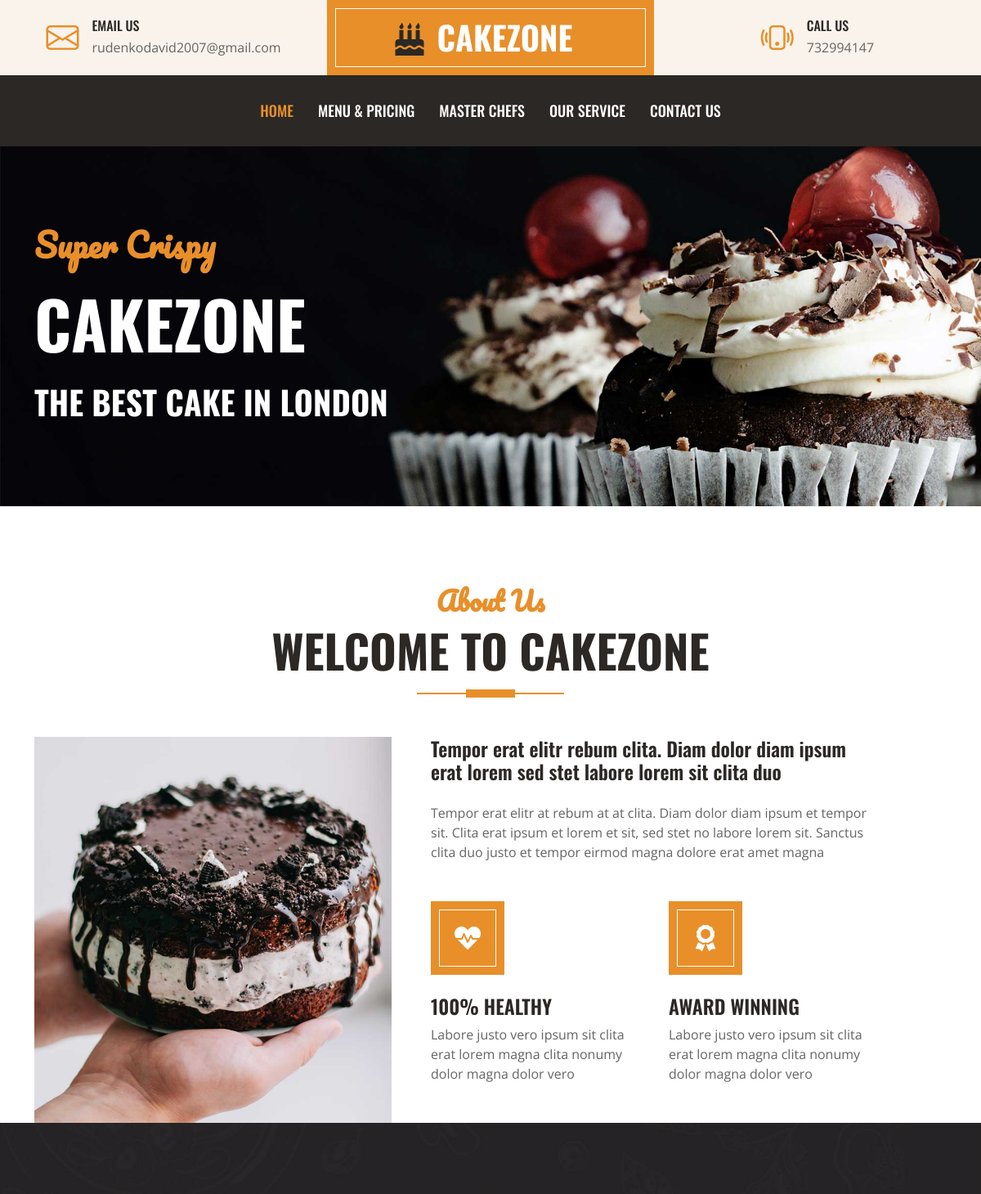
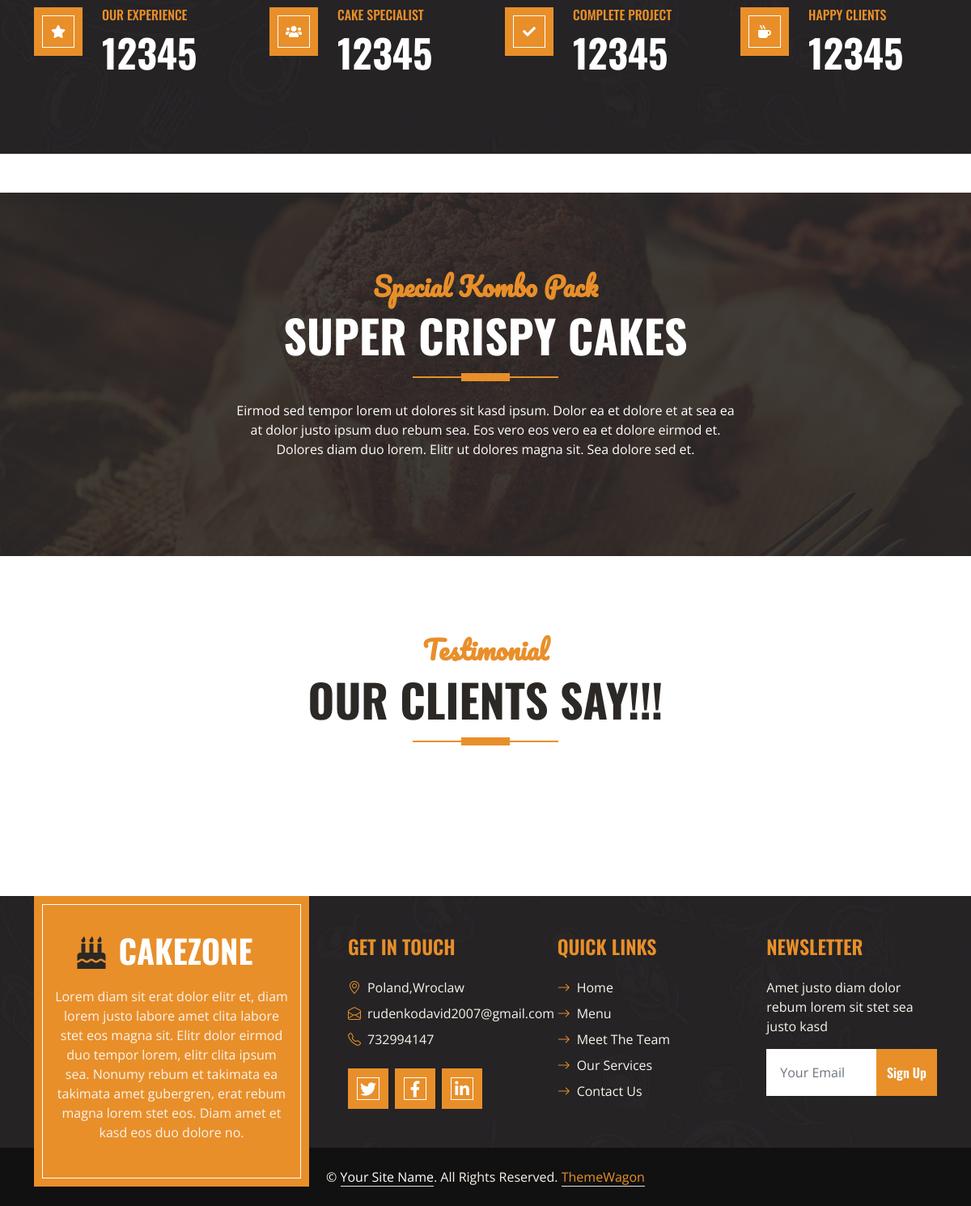
The page / on the database its author committed (2 pictures, top to bottom).
### contact/models.py (models this page shows, shortened)
class Information_Contact(models.Model):
    address = models.TextField(default="NewYork")
    phone = models.CharField(max_length=255 , default='1234567890')
    email = models.EmailField(default='None')
    facebook = models.URLField(blank=True)
    twitter = models.URLField(blank=True)
    linkedin = models.URLField(blank=True)
    is_visible = models.BooleanField(default=True)
    class Meta:
        verbose_name = 'Contact Info'
        verbose_name_plural = 'Contacts'

### home/views.py (the view)
# urls.py: path('', index,name = 'index'),
def index(request):
    client = Review_Clients.objects.filter(is_visible=True)
    context = {
        'client':client,
    }
    return render(request,'home.html' , context=context)

### contact/context_processors.py (called while the page is built)
def contacts(request):
    return {
        'index_contacts': Information_Contact.objects.first()
    }

### home/templates/home.html (shortened to what this page needs)
{% extends 'index.html' %}
{% block content %}
    <div class="container-fluid bg-primary py-5 mb-5 hero-header">
        <div class="container py-5">
            <div class="row justify-content-start">
                <div class="col-lg-8 text-center text-lg-start">
                    <h1 class="font-secondary text-primary mb-4">Super Crispy</h1>
                    <h1 class="display-1 text-uppercase text-white mb-4">CakeZone</h1>
                    <h1 class="text-uppercase text-white">The Best Cake In London</h1>
                </div>
            </div>
        </div>
    </div>
    <div class="container-fluid pt-5">
        <div class="container">
            <div class="section-title position-relative text-center mx-auto mb-5 pb-3" style="max-width: 600px;">
                <h2 class="text-primary font-secondary">About Us</h2>
                <h1 class="display-4 text-uppercase">Welcome To CakeZone</h1>
            </div>
            <div class="row gx-5">
                <div class="col-lg-5 mb-5 mb-lg-0" style="min-height: 400px;">
                    <div class="position-relative h-100">
                        <img class="position-absolute w-100 h-100" src="img/about.jpg" style="object-fit: cover;">
                    </div>
                </div>
                <div class="col-lg-6 pb-5">
                    <h4 class="mb-4">Tempor erat elitr rebum clita. Diam dolor diam ipsum erat lorem sed stet labore lorem sit clita duo</h4>
                    <p class="mb-5">Tempor erat elitr at rebum at at clita. Diam dolor diam ipsum et tempor sit. Clita erat ipsum et lorem et sit, sed stet no labore lorem sit. Sanctus clita duo justo et tempor eirmod magna dolore erat amet magna</p>
                    <div class="row g-5">
                        <div class="col-sm-6">
                            <div class="d-flex align-items-center justify-content-center bg-primary border-inner mb-4" style="width: 90px; height: 90px;">
                                <i class="fa fa-heartbeat fa-2x text-white"></i>
                            </div>
                            <h4 class="text-uppercase">100% Healthy</h4>
                            <p class="mb-0">Labore justo vero ipsum sit clita erat lorem magna clita nonumy dolor magna dolor vero</p>
                        </div>
                        <div class="col-sm-6">
                            <div class="d-flex align-items-center justify-content-center bg-primary border-inner mb-4" style="width: 90px; height: 90px;">
                                <i class="fa fa-award fa-2x text-white"></i>
                            </div>
                            <h4 class="text-uppercase">Award Winning</h4>
                            <p class="mb-0">Labore justo vero ipsum sit clita erat lorem magna clita nonumy dolor magna dolor vero</p>
                        </div>
                    </div>
                </div>
            </div>
        </div>
    </div>
    <div class="container-fluid bg-img py-5 mb-5">
        <div class="container py-5">
            <div class="row gx-5 gy-4">
                <div class="col-lg-3 col-md-6">
                    <div class="d-flex">
                        <div class="bg-primary border-inner d-flex align-items-center justify-content-center mb-3" style="width: 60px; height: 60px;">
                            <i class="fa fa-star text-white"></i>
                        </div>
                        <div class="ps-4">
                            <h6 class="text-primary text-uppercase">Our Experience</h6>
                            <h1 class="display-5 text-white mb-0" data-toggle="counter-up">12345</h1>
                        </div>
                    </div>
                </div>
                <div class="col-lg-3 col-md-6">
                    <div class="d-flex">
                        <div class="bg-primary border-inner d-flex align-items-center justify-content-center mb-3" style="width: 60px; height: 60px;">
                            <i class="fa fa-users text-white"></i>
                        </div>
                        <div class="ps-4">
                            <h6 class="text-primary text-uppercase">Cake Specialist</h6>
                            <h1 class="display-5 text-white mb-0" data-toggle="counter-up">12345</h1>
                        </div>
                    </div>
                </div>
                <div class="col-lg-3 col-md-6">
                    <div class="d-flex">
                        <div class="bg-primary border-inner d-flex align-items-center justify-content-center mb-3" style="width: 60px; height: 60px;">
                            <i class="fa fa-check text-white"></i>
                        </div>
                        <div class="ps-4">
                            <h6 class="text-primary text-uppercase">Complete Project</h6>
                            <h1 class="display-5 text-white mb-0" data-toggle="counter-up">12345</h1>
                        </div>
                    </div>
                </div>
                <div class="col-lg-3 col-md-6">
                    <div class="d-flex">
                        <div class="bg-primary border-inner d-flex align-items-center justify-content-center mb-3" style="width: 60px; height: 60px;">
                            <i class="fa fa-mug-hot text-white"></i>
                        </div>
                        <div class="ps-4">
                            <h6 class="text-primary text-uppercase">Happy Clients</h6>
                            <h1 class="display-5 text-white mb-0" data-toggle="counter-up">12345</h1>
                        </div>
                    </div>
                </div>
            </div>
        </div>
    </div>
    <div class="container-fluid bg-offer my-5 py-5">
        <div class="container py-5">
            <div class="row gx-5 justify-content-center">
                <div class="col-lg-7 text-center">
                    <div class="section-title position-relative text-center mx-auto mb-4 pb-3" style="max-width: 600px;">
                        <h2 class="text-primary font-secondary">Special Kombo Pack</h2>
                        <h1 class="display-4 text-uppercase text-white">Super Crispy Cakes</h1>
                    </div>
                    <p class="text-white mb-4">Eirmod sed tempor lorem ut dolores sit kasd ipsum. Dolor ea et dolore et at sea ea at dolor justo ipsum duo rebum sea. Eos vero eos vero ea et dolore eirmod et. Dolores diam duo lorem. Elitr ut dolores magna sit. Sea dolore sed et.</p>
                </div>
            </div>
        </div>
    </div>
    <div class="container-fluid py-5">
        <div class="container">
            <div class="section-title position-relative text-center mx-auto mb-5 pb-3" style="max-width: 600px;">
                <h2 class="text-primary font-secondary">Testimonial</h2>
                <h1 class="display-4 text-uppercase">Our Clients Say!!!</h1>
            </div>
        </div>
    </div>
{% endblock %}

### templates/header.html
<div class="container-fluid px-0 d-none d-lg-block">
    <div class="row gx-0">
        <div class="col-lg-4 text-center bg-secondary py-3">
            <div class="d-inline-flex align-items-center justify-content-center">
                <i class="bi bi-envelope fs-1 text-primary me-3"></i>
                <div class="text-start">
                    <h6 class="text-uppercase mb-1">Email Us</h6>
                    <span>{{ index_contacts.email }}</span>
                </div>
            </div>
        </div>
        <div class="col-lg-4 text-center bg-primary border-inner py-3">
            <div class="d-inline-flex align-items-center justify-content-center">
                <a href="index" class="navbar-brand">
                    <h1 class="m-0 text-uppercase text-white"><i class="fa fa-birthday-cake fs-1 text-dark me-3"></i>CakeZone</h1>
                </a>
            </div>
        </div>
        <div class="col-lg-4 text-center bg-secondary py-3">
            <div class="d-inline-flex align-items-center justify-content-center">
                <i class="bi bi-phone-vibrate fs-1 text-primary me-3"></i>
                <div class="text-start">
                    <h6 class="text-uppercase mb-1">Call Us</h6>
                    <span>{{ index_contacts.phone }}</span>
                </div>
            </div>
        </div>
    </div>
</div>

### templates/footer.html (shortened to what this page needs)
 <div class="container-fluid bg-img text-secondary" style="margin-top: 90px">
    <div class="container">
        <div class="row gx-5">
            <div class="col-lg-4 col-md-6 mb-lg-n5">
                <div class="d-flex flex-column align-items-center justify-content-center text-center h-100 bg-primary border-inner p-4">
                    <a href="index.html" class="navbar-brand">
                        <h1 class="m-0 text-uppercase text-white"><i class="fa fa-birthday-cake fs-1 text-dark me-3"></i>CakeZone</h1>
                    </a>
                    <p class="mt-3">Lorem diam sit erat dolor elitr et, diam lorem justo labore amet clita labore stet eos magna sit. Elitr dolor eirmod duo tempor lorem, elitr clita ipsum sea. Nonumy rebum et takimata ea takimata amet gubergren, erat rebum magna lorem stet eos. Diam amet et kasd eos duo dolore no.</p>
                </div>
            </div>
            <div class="col-lg-8 col-md-6">
                <div class="row gx-5">
                    <div class="col-lg-4 col-md-12 pt-5 mb-5">
                        <h4 class="text-primary text-uppercase mb-4">Get In Touch</h4>
                        <div class="d-flex mb-2">
                            <i class="bi bi-geo-alt text-primary me-2"></i>
                            <p class="mb-0">{{ index_contacts.address }}</p>
                        </div>
                        <div class="d-flex mb-2">
                            <i class="bi bi-envelope-open text-primary me-2"></i>
                            <p class="mb-0">{{ index_contacts.email }}</p>
                        </div>
                        <div class="d-flex mb-2">
                            <i class="bi bi-telephone text-primary me-2"></i>
                            <p class="mb-0">{{ index_contacts.phone }}</p>
                        </div>
                        <div class="d-flex mt-4">
                            <a class="btn btn-lg btn-primary btn-lg-square border-inner rounded-0 me-2" href="#"><i class="fab fa-twitter fw-normal"></i></a>
                            <a class="btn btn-lg btn-primary btn-lg-square border-inner rounded-0 me-2" href="#"><i class="fab fa-facebook-f fw-normal"></i></a>
                            <a class="btn btn-lg btn-primary btn-lg-square border-inner rounded-0 me-2" href="#"><i class="fab fa-linkedin-in fw-normal"></i></a>
                        </div>
                    </div>
                    <div class="col-lg-4 col-md-12 pt-0 pt-lg-5 mb-5">
                        <h4 class="text-primary text-uppercase mb-4">Quick Links</h4>
                        <div class="d-flex flex-column justify-content-start">
                            <a class="text-secondary mb-2" href="#"><i class="bi bi-arrow-right text-primary me-2"></i>Home</a>
                            <a class="text-secondary mb-2" href="#"><i class="bi bi-arrow-right text-primary me-2"></i>Menu</a>
                            <a class="text-secondary mb-2" href="#"><i class="bi bi-arrow-right text-primary me-2"></i>Meet The Team</a>
                            <a class="text-secondary mb-2" href="#"><i class="bi bi-arrow-right text-primary me-2"></i>Our Services</a>
                            <a class="text-secondary" href="#"><i class="bi bi-arrow-right text-primary me-2"></i>Contact Us</a>
                        </div>
                    </div>
                    <div class="col-lg-4 col-md-12 pt-0 pt-lg-5 mb-5">
                        <h4 class="text-primary text-uppercase mb-4">Newsletter</h4>
                        <p>Amet justo diam dolor rebum lorem sit stet sea justo kasd</p>
                        <form action="">
                            <div class="input-group">
                                <input type="text" class="form-control border-white p-3" placeholder="Your Email">
                                <button class="btn btn-primary">Sign Up</button>
                            </div>
                        </form>
                    </div>
                </div>
            </div>
        </div>
    </div>
</div>
<div class="container-fluid text-secondary py-4" style="background: #111111;">
    <div class="container text-center">
        <p class="mb-0">&copy; <a class="text-white border-bottom" href="#">Your Site Name</a>. All Rights Reserved.
        <a class="border-bottom" href="https://themewagon.com" target="_blank">ThemeWagon</a>
    </div>
</div>

### static/css/style.css (style rules this page uses)
:root { --primary: #E88F2A; --secondary: #FAF3EB; --light: #FFFFFF; --dark: #2B2825; }
.font-secondary { font-family: 'Pacifico', cursive; }
h1, h2, .font-weight-bold { font-weight: 700 !important; }
h3, h4, .font-weight-semi-bold { font-weight: 600 !important; }
h5, h6, .font-weight-medium { font-weight: 500 !important; }
.btn { font-family: 'Oswald', sans-serif; font-weight: 600; transition: .5s; }
.btn-primary { color: #FFFFFF; }
.border-inner { position: relative; }
.border-inner * { position: relative; z-index: 1; }
.border-inner::before { position: absolute; content: ""; top: 10px; right: 10px; bottom: 10px; left: 10px; background: none; border: 1px solid var(--light); z-index: 0; }
.btn-lg-square { width: 50px; height: 50px; }
.btn-square, .btn-sm-square, .btn-lg-square { padding-left: 0; padding-right: 0; text-align: center; }
.hero-header { background: url(../img/hero.jpg) top right no-repeat; background-size: cover; }
.section-title::before { position: absolute; content: ""; width: 60px; height: 10px; left: 50%; bottom: 0; margin-left: -30px; background: var(--primary); }
.section-title::after { position: absolute; content: ""; width: 180px; height: 2px; left: 50%; bottom: 4px; margin-left: -90px; background: var(--primary); }
.bg-offer { background: linear-gradient(rgba(43, 40, 37, .9), rgba(43, 40, 37, .9)), url(../img/offer.jpg) center center no-repeat; background-size: cover; }
.bg-img { background: linear-gradient(rgba(43, 40, 37, .5), rgba(43, 40, 37, .5)), url(../img/bg.jpg) center center no-repeat; background-size: cover; }

### rows shown on the page
Information_Contact: email "rudenkodavid2007@gmail.com", phone "732994147", address "Poland,Wroclaw"
